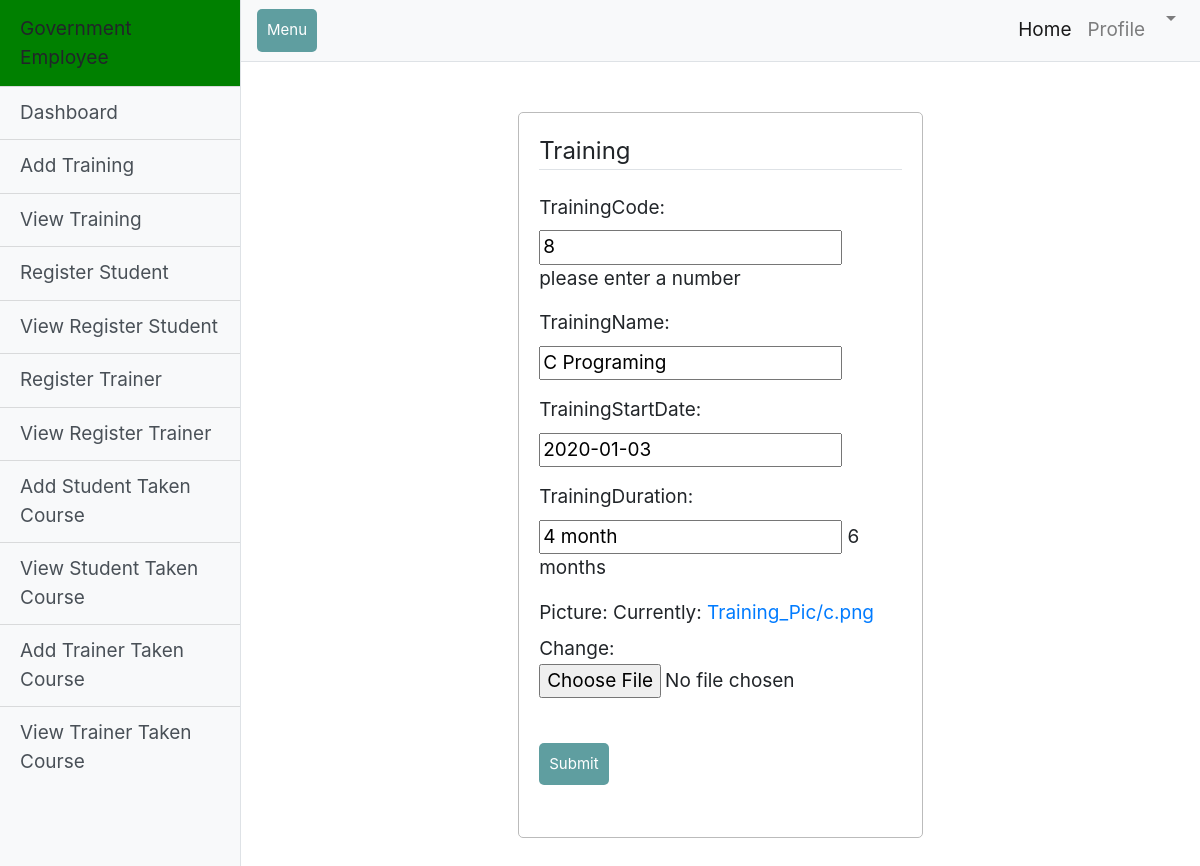
/GovernmentEmployee/editTraining/8, run on the app's committed database.
### GovernmentEmployee/models.py (models this page shows, shortened)
class Training(models.Model):
    TrainingCode = models.IntegerField(help_text='please enter a number ')
    TrainingName = models.CharField(max_length=150)
    TrainingStartDate = models.DateField()
    TrainingDuration = models.CharField(max_length=15, help_text='6 months')
    picture = models.ImageField(default='default.jpg', upload_to='Training_Pic/')
    username = models.ForeignKey(settings.AUTH_USER_MODEL, on_delete=models.CASCADE, null=True, blank=True)
    date_posted = models.DateTimeField(default=timezone.now)
    class Meta:
        db_table = "training"

### GovernmentEmployee/views.py (the view)
# urls.py: path('editTraining/<int:pk>', views.updateTraining, name='editTraining'),
def updateTraining(request,pk):
    training = get_object_or_404(Training, pk=pk)
    form = TrainingForm(request.POST or None, request.FILES or None, instance=training)
    if form.is_valid():
        form.save()
        messages.success(request, "Training Updated Successfully")
        return redirect("viewTraining")
    return render(request, 'GovernmentEmployee/TrainingFrom.html', {'form': form})

### GovernmentEmployee/forms.py
class TrainingForm(forms.ModelForm):
    class Meta:
        model = Training
        fields = ['TrainingCode','TrainingName', 'TrainingStartDate','TrainingDuration','picture']

### GovernmentEmployee/templates/GovernmentEmployee/TrainingFrom.html (shortened to what this page needs)
{% extends 'GovernmentEmployee/GovernmentEmployeeNavbar.html' %}
{% load static %}
{% load crispy_forms_tags %}
{% block content %}
<link rel="stylesheet" href="{% static 'GovernmentEmployee/css/style.css' %}"/>
<div class="container-fluid">
    <div class="content-section">
        <form method="POST" enctype="multipart/form-data">
            <fieldset class="form-group">
                <legend class="border-bottom mb-4">Training</legend>
                {{ form.as_p }}
                <br>
                <div class="form-group">
                    <button class="btn btn-outline-info" type="submit">Submit</button>
                </div>
            </fieldset>
        </form>
    </div>
</div>
{% endblock %}

### GovernmentEmployee/static/GovernmentEmployee/css/simple-sidebar.css (style rules this page uses)
body { overflow-x: hidden; }

### GovernmentEmployee/static/GovernmentEmployee/css/style.css (style rules this page uses)
body { font-size: 19px; }
form { width: 45%; margin: 50px auto; text-align: left; padding: 20px; border: 1px solid #bbbbbb; border-radius: 5px; }
.btn { padding: 10px; font-size: 15px; color: white; background: #5F9EA0; border: none; border-radius: 5px; }

### data on the page
Training: TrainingCode "8", TrainingName "C Programing", TrainingStartDate "2020-01-03", TrainingDuration "4 month"
